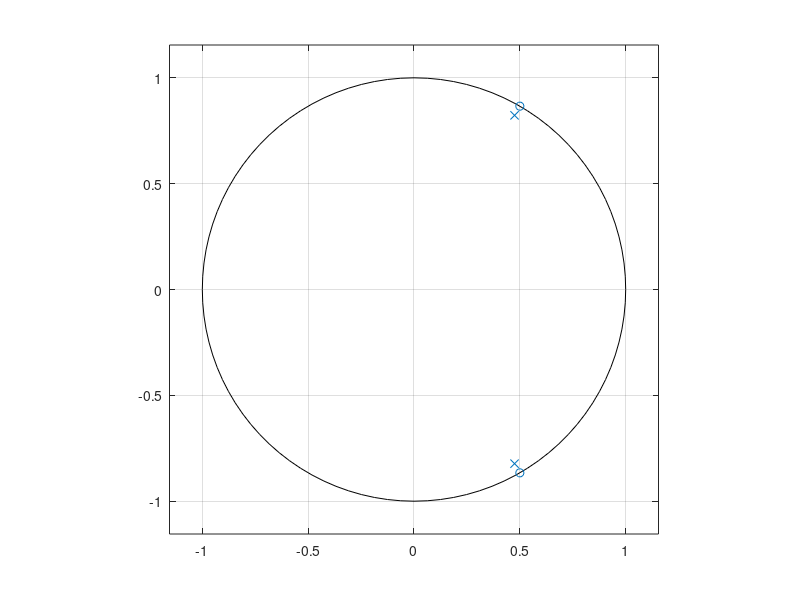
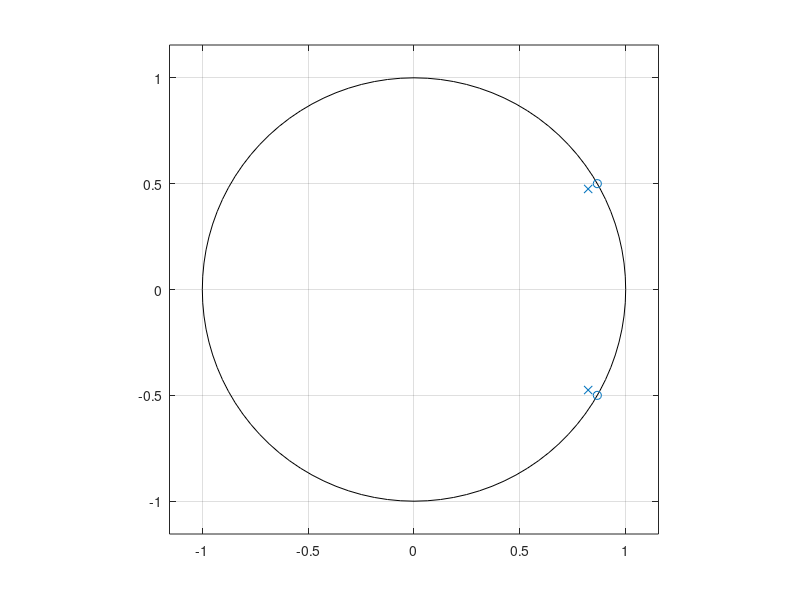

Write MATLAB code to recreate these figures, in order.
r = 0.95;
t1 = pi/3;
b1 = [1,-2*cos(t1),1];
a1 = [1, -2*r*cos(t1),r*r];
figure('NumberTitle', 'off', 'Name', 'Pole-Zero plot for r = 0.95, Theta= pi/3');
zplane(b1,a1)

t2 = pi/6;
b2 = [1,-2*cos(t2),1];
a2 = [1, -2*r*cos(t2),r*r];
figure('NumberTitle', 'off', 'Name', 'Pole-Zero plot for r = 0.95, Theta= pi/6');
zplane(b2,a2)